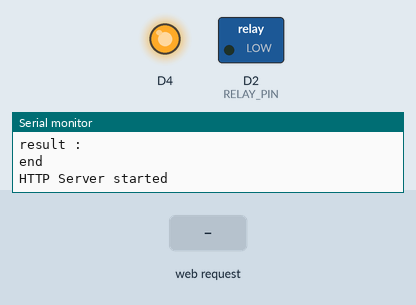
Recording of a sketch running on a simulated ESP8266 (NodeMCU). On the bench: switched loads named in the sketch (green lamp = pin HIGH), output pins drawn as LEDs (lit = HIGH, except the on-board LED, lit = LOW), the last lines printed to the serial monitor. Inputs (shaded band) come from the test bench. WiFi joins after 1.5 s; servers stay silent unless stated; uploads are accepted with an empty reply; pins used as bus, display or sensor lines are not drawn.

Above: at 2.9 s.
3.0 s: HTTP request GET /on received
At 3.8 s:
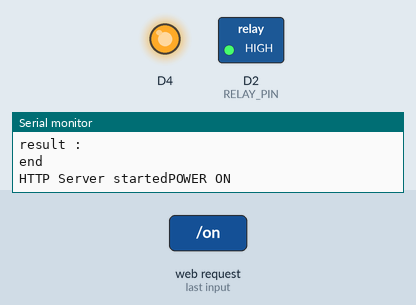
4.5 s: HTTP request GET /off received
At 4.9 s:
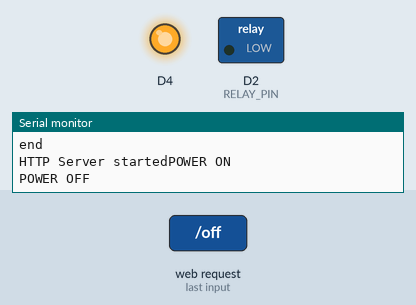
Timing chart, 0 to 7.5 s (numbered marks = the images above; inputs shaded):
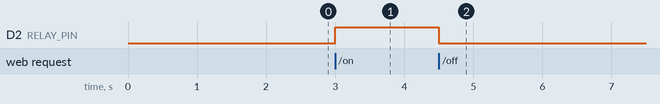

Measured:
- after the input at 3.0 s, D2 (RELAY_PIN): LOW → HIGH at once
- after the input at 4.5 s, D2 (RELAY_PIN): HIGH → LOW at once

The sketch:

switch.ino
```cpp
#include <ESP8266WiFi.h>
#include <WiFiClient.h>
#include <ESP8266WebServer.h>
#include <ESP8266mDNS.h>
#include <ESP8266HTTPClient.h>

const String DEVICE_TYPE = "switch";
const String DEVICE_NAME = "working_room";

const int RELAY_PIN = D2;
const int RESET_PIN = D5;

const String HOME_SERVER_URL = "http://172.30.1.11:5000/";
const char* SSID = "HotSpiner2G";
const char* PASSWORD = "JSpinerJSpiner1";
ESP8266WebServer server(80);

void setupPin() {
  Serial.begin(115200);
  pinMode(BUILTIN_LED, OUTPUT);
  digitalWrite(BUILTIN_LED, LOW);

  pinMode(RELAY_PIN, OUTPUT);
  digitalWrite(RELAY_PIN, LOW);

  pinMode(RESET_PIN, OUTPUT);
  digitalWrite(RESET_PIN, HIGH);
}

void setupServer() {
  WiFi.begin(SSID, PASSWORD);
  while (WiFi.status() != WL_CONNECTED) {
    delay(500);
    Serial.print(WiFi.status());
  }

  Serial.println("");
  Serial.print("Connected to ");
  Serial.println(SSID);
  Serial.print("IP address: ");
  Serial.println(WiFi.localIP());
  requestInit(WiFi.localIP().toString());

  routeGetOn();
  routeGetOff();

  server.begin();
  Serial.print("HTTP Server started");
}

void requestInit(String ipAddress) {
  HTTPClient http;
  http.begin(HOME_SERVER_URL+"?ip="+ipAddress+"&type="+DEVICE_TYPE+"&name"+DEVICE_NAME);
  int httpCode = http.GET();
  String result = http.getString();
  Serial.print("status code : " );
  Serial.println(httpCode);
  Serial.print("result : " );
  Serial.println(result);
  Serial.println("end");
  http.end();
}

void routeGetHealth() {
  server.on("/health", []() {
    Serial.println("health check");
    server.send(200, "text/html", "ok");
  });
}

void routeGetOn() {
  server.on("/on", []() {
    Serial.println("POWER ON");
    digitalWrite(RELAY_PIN, HIGH);
    server.send(200, "text/html", "ok");
  });
}

void routeGetOff() {
  server.on("/off", []() {
    Serial.println("POWER OFF");
    digitalWrite(RELAY_PIN, LOW);
    server.send(200, "text/html", "ok");
  });
}

void setup() {
  setupPin();
  setupServer();
}

void loop() {
  server.handleClient();
  if (WiFi.status() != WL_CONNECTED) {
    Serial.println("disconnected");
    delay(1000 * 10);
    digitalWrite(RESET_PIN, LOW);
  }
}
```
